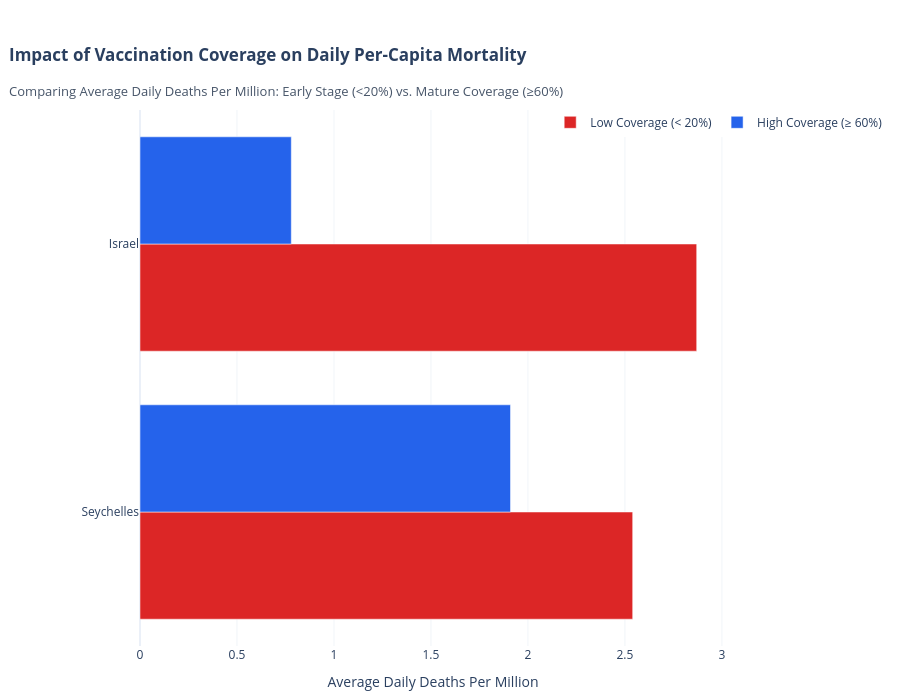

The notebook cell this image was saved under:
### Code cell
# Did vaccination reduce deaths?
# Direct Impact Test: Broad Pre vs. Post Vaccination Mortality Shift Evaluation

query = """
WITH vaccination_impact AS (
    SELECT
        dea.location,
        dea.new_deaths_per_million, 
        vac.people_vaccinated_per_hundred
    FROM public.coviddeaths dea
    JOIN public.covidvaccinations vac
        ON dea.location = vac.location
        AND dea.date = vac.date
    WHERE dea.continent IS NOT NULL
      AND vac.people_vaccinated_per_hundred IS NOT NULL
)
SELECT
    location,
    ROUND(AVG(CASE WHEN people_vaccinated_per_hundred < 20.0 THEN new_deaths_per_million END)::numeric, 2) AS avg_deaths_low_vaccination,
    ROUND(AVG(CASE WHEN people_vaccinated_per_hundred >= 60.0 THEN new_deaths_per_million END)::numeric, 2) AS avg_deaths_high_vaccination
FROM vaccination_impact
GROUP BY location
ORDER BY avg_deaths_low_vaccination DESC NULLS LAST;
"""

with engine.connect() as conn:
    df = pd.read_sql(text(query), conn)


# 2. Data Preparation for Visualization
# Filter out incomplete rows and select the Top 20 highest initial mortality countries
plot_df = (
    df.replace(0, pd.NA)
    .dropna(
        subset=['avg_deaths_low_vaccination', 'avg_deaths_high_vaccination']
    )
    .head(20)
    .sort_values(
        by='avg_deaths_low_vaccination', ascending=True
    )  # Keep top values at top of chart
)





# 3. Build Interactive Horizontal Grouped Bar Chart
fig = go.Figure()

# Trace 1: Low Vaccination Phase (< 20%)
fig.add_trace(
    go.Bar(
        y=plot_df['location'],
        x=plot_df['avg_deaths_low_vaccination'],
        name='Low Coverage (< 20%)',
        orientation='h',
        marker=dict(color='#dc2626'),  # Crimson Red
        hovertemplate='<b>%{y}</b><br>Low Vac Daily Deaths/1M: <b>%{x:.2f}</b><extra></extra>'
    )
)

# Trace 2: High Vaccination Phase (≥ 60%)
fig.add_trace(
    go.Bar(
        y=plot_df['location'],
        x=plot_df['avg_deaths_high_vaccination'],
        name='High Coverage (≥ 60%)',
        orientation='h',
        marker=dict(color='#2563eb'),  # Royal Blue
        hovertemplate='<b>%{y}</b><br>High Vac Daily Deaths/1M: <b>%{x:.2f}</b><extra></extra>'
    )
)

# 4. Canvas Styling & Layout
fig.update_layout(
    title={
        'text': "<b>Impact of Vaccination Coverage on Daily Per-Capita Mortality</b>",
        'subtitle': {
            'text': "Comparing Average Daily Deaths Per Million: Early Stage (<20%) vs. Mature Coverage (≥60%)",
            'font': dict(size=13, color='#475569')
        },
        'y': 0.93,
        'x': 0.01,
        'xanchor': 'left'
    },
    xaxis=dict(
        title="Average Daily Deaths Per Million",
        showgrid=True,
        gridcolor="#f1f5f9"
    ),
    yaxis=dict(
        title="",
        tickfont=dict(size=12)
    ),
    barmode='group',
    template="plotly_white",
    legend=dict(
        orientation="h",
        yanchor="bottom",
        y=0.95,
        xanchor="left",
        x=0.70
    ),
    height=700,
    margin=dict(l=140, r=40, t=110, b=50)
)

# Render Chart
fig.show()

### Figure 1 — Plotly figure (JSON) as saved in the notebook; plotly's stock layout.template omitted (floating-point values rounded to 4 significant figures)
{"data": [{"hovertemplate": "<b>%{y}</b><br>Low Vac Daily Deaths/1M: <b>%{x:.2f}</b><extra></extra>", "marker": {"color": "#dc2626"}, "name": "Low Coverage (< 20%)", "orientation": "h", "type": "bar", "x": [2.54, 2.87], "y": ["Seychelles", "Israel"]}, {"hovertemplate": "<b>%{y}</b><br>High Vac Daily Deaths/1M: <b>%{x:.2f}</b><extra></extra>", "marker": {"color": "#2563eb"}, "name": "High Coverage (≥ 60%)", "orientation": "h", "type": "bar", "x": [1.91, 0.78], "y": ["Seychelles", "Israel"]}], "layout": {"barmode": "group", "height": 700, "legend": {"orientation": "h", "x": 0.7, "xanchor": "left", "y": 0.95, "yanchor": "bottom"}, "margin": {"b": 50, "l": 140, "r": 40, "t": 110}, "title": {"subtitle": {"font": {"color": "#475569", "size": 13}, "text": "Comparing Average Daily Deaths Per Million: Early Stage (<20%) vs. Mature Coverage (≥60%)"}, "text": "<b>Impact of Vaccination Coverage on Daily Per-Capita Mortality</b>", "x": 0.01, "xanchor": "left", "y": 0.93}, "xaxis": {"gridcolor": "#f1f5f9", "showgrid": true, "title": {"text": "Average Daily Deaths Per Million"}}, "yaxis": {"tickfont": {"size": 12}, "title": {"text": ""}}}}
